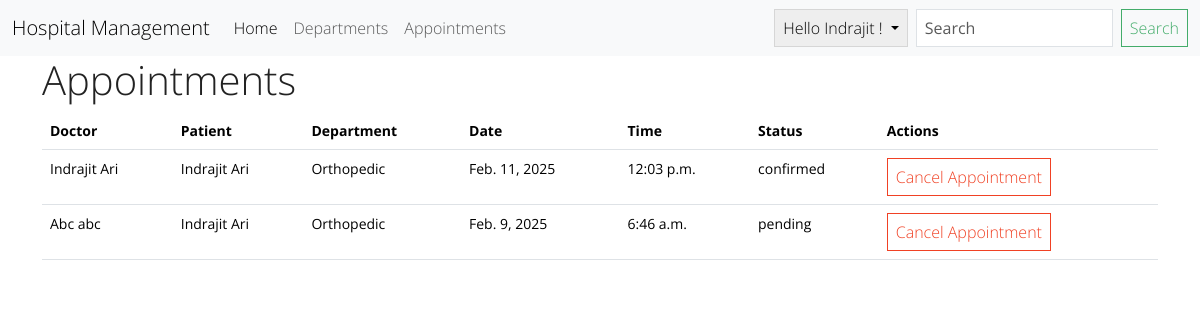
Screenshot of /appointments/ (signed in) with the database file from the repository.
### hospital/models.py (models this page shows, shortened)
class User(AbstractUser):
    username = None
    first_name = models.CharField(max_length=20)
    last_name = models.CharField(max_length=50)
    email = models.EmailField(unique=True)
    hospital = models.ForeignKey(
        'Hospital', on_delete=models.SET_NULL, null=True, blank=True)
    department = models.ForeignKey(
        Department, on_delete=models.SET_NULL, null=True, blank=True)
    role = models.CharField(max_length=20, choices=[
        ('admin', 'Admin'),
        ('doctor', 'Doctor'),
        ('staff', 'Staff'),
        ('patient', 'Patient')
    ], default='patient')
    groups = models.ManyToManyField(
        Group, related_name="hospital_users", blank=True)
    user_permissions = models.ManyToManyField(
        Permission, related_name="hospital_users_permissions", blank=True)
    abha_id = models.CharField(max_length=15, blank=True, null=True)
    USERNAME_FIELD = 'email'
    REQUIRED_FIELDS = []
    objects = CustomUserManager()

class Appointment(models.Model):
    patient = models.ForeignKey(User, on_delete=models.CASCADE)
    doctor = models.ForeignKey(
        User, on_delete=models.CASCADE, related_name='doctor_appointments')
    hospital = models.ForeignKey(Hospital, on_delete=models.CASCADE)
    date = models.DateField()
    time = models.TimeField()
    reason = models.TextField()
    duration = models.IntegerField(default=15)
    class Status(models.TextChoices):
        PENDING = "pending"
        CONFIRMED = "confirmed"
        COMPLETED = "completed"
        CANCELLED = "cancelled"
        RESCHEDULED = "rescheduled"
    status = models.CharField(choices=Status.choices,
                              default=Status.PENDING, max_length=20)
    created_at = models.DateTimeField(auto_now_add=True)
    class Meta:
        unique_together = ['date', 'time', 'doctor']

class Department(models.Model):
    name = models.CharField(max_length=255)
    description = models.TextField(blank=True, null=True)
    hospital = models.ForeignKey('Hospital', on_delete=models.CASCADE)
    created_at = models.DateTimeField(auto_now_add=True)

### hospital_management/views.py (the view)
# urls.py: path("appointments/", views.get_appointments, name="patient_appointments"),
def get_appointments(request):
    appointments = Appointment.objects.filter(patient=request.user)
    return render(request, 'appointments.html', {'appointments': appointments})

### templates/appointments.html
{% extends 'layout.html' %} {% block content %}
<div class="container">
  <h1>Appointments</h1>
  <table class="table">
    <thead>
      <tr>
        <th>Doctor</th>
        <th>Patient</th>
        <th>Department</th>
        <th>Date</th>
        <th>Time</th>
        <th>Status</th>
        <th>Actions</th>
      </tr>
    </thead>
    <tbody>
      {% for appointment in appointments %}
      <tr>
        <td>
          {{ appointment.doctor.first_name }} {{ appointment.doctor.last_name }}
        </td>
        <td>
          {{ appointment.patient.first_name }} {{ appointment.patient.last_name}}
        </td>
        <td>{{ appointment.doctor.department.name }}</td>
        <td>{{ appointment.date }}</td>
        <td>{{ appointment.time }}</td>
        <td>{{ appointment.status }}</td>
        <td><a href="{% url "cancel_patient_appointments" appointment.id %}" class="btn btn-outline-danger ">Cancel Appointment</a>
      </tr>
      {% empty %}
      <tr>
        <td colspan="5">No appointments found.</td>
      </tr>
      {% endfor %}
    </tbody>
  </table>
</div>
{% endblock content %}

### templates/partials/navbar.html (shortened to what this page needs)
<nav class="navbar navbar-expand-lg bg-body-tertiary">
    <div class="container-fluid">
      <a class="navbar-brand" href="{% url "home" %}">Hospital Management</a>
      <div class="collapse navbar-collapse" id="navbarSupportedContent">
        <ul class="navbar-nav me-auto mb-2 mb-lg-0">
          <li class="nav-item">
            <a class="nav-link active" aria-current="page" href="{% url "home" %}">Home</a>
          </li>
          {% if request.user.is_authenticated%}
          <a href="{% url "departments" %}" class="nav-link">Departments </a>
          {% if request.user.role == "patient"%}
          <li class="nav-item">
            <a class="nav-link" href="{% url 'patient_appointments' %}">Appointments</a>
          </li>
          {% endif%}
          {% endif %}
        </ul>
        {%if request.user.is_authenticated %}
        <div class="dropdown mx-2">
          <button class="btn btn-secondary dropdown-toggle" type="button" data-bs-toggle="dropdown" aria-expanded="false">
           Hello  {{request.user.first_name}} !
          </button>
        </div>
        <form class="d-flex" role="search" action="{% url 'search' %}" method="GET">
          <input class="form-control me-2" type="search" placeholder="Search" name="q" aria-label="Search">
          <button class="btn btn-outline-success" type="submit">Search</button>
        </form>
        {% endif %}
      </div>
    </div>
  </nav>

### rows the page displays
User: user.first_name "Indrajit"
Appointment: doctor.first_name "Indrajit", doctor.last_name "Ari", patient.first_name "Indrajit", patient.last_name "Ari", doctor.department.name "Orthopedic", date "Feb. 11, 2025", time "12:03 p.m.", status "confirmed"
Appointment: doctor.first_name "Abc", doctor.last_name "abc", patient.first_name "Indrajit", patient.last_name "Ari", doctor.department.name "Orthopedic", date "Feb. 9, 2025", time "6:46 a.m.", status "pending"
